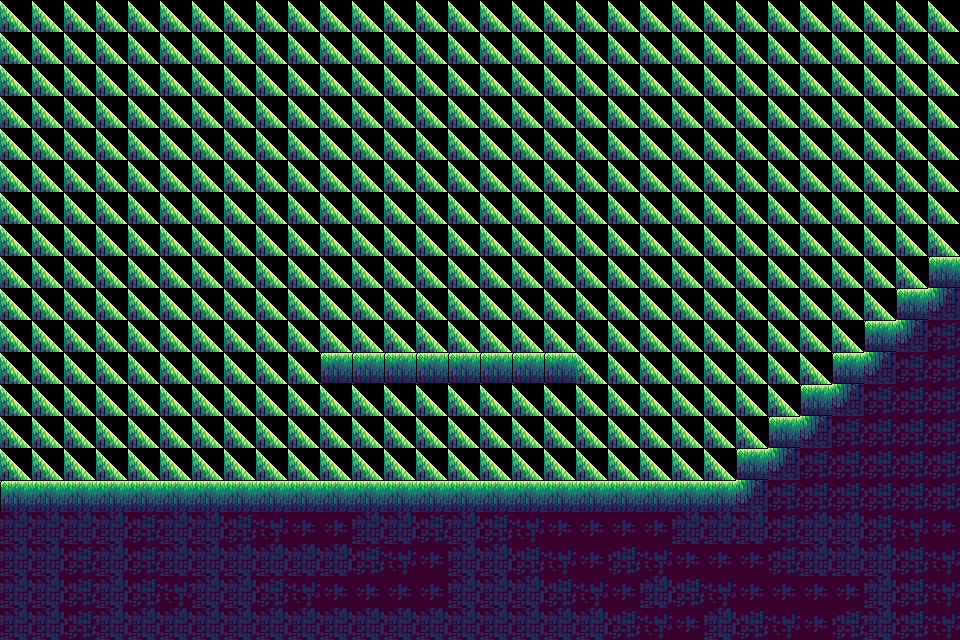

A 2D game scene composited from a Tiled map and its tileset images. What follows is a short description and the map's XML, with every tile layer's data as written:
An orthogonal 30x20 tile map with 32x32 px tiles, 2 tile layers (background, Tile Layer 1).

<map version="1.10" tiledversion="1.11.2" orientation="orthogonal" renderorder="left-up" width="30" height="20" tilewidth="32" tileheight="32" infinite="0" nextlayerid="3" nextobjectid="1">
 <tileset firstgid="1" source="tileset.tsx" />
 <layer id="2" name="background" width="30" height="20">
  <data encoding="csv">
42,42,42,42,42,42,42,42,42,42,42,42,42,42,42,42,42,42,42,42,42,42,42,42,42,42,42,42,42,42,
42,42,42,42,42,42,42,42,42,42,42,42,42,42,42,42,42,42,42,42,42,42,42,42,42,42,42,42,42,42,
42,42,42,42,42,42,42,42,42,42,42,42,42,42,42,42,42,42,42,42,42,42,42,42,42,42,42,42,42,42,
42,42,42,42,42,42,42,42,42,42,42,42,42,42,42,42,42,42,42,42,42,42,42,42,42,42,42,42,42,42,
42,42,42,42,42,42,42,42,42,42,42,42,42,42,42,42,42,42,42,42,42,42,42,42,42,42,42,42,42,42,
42,42,42,42,42,42,42,42,42,42,42,42,42,42,42,42,42,42,42,42,42,42,42,42,42,42,42,42,42,42,
42,42,42,42,42,42,42,42,42,42,42,42,42,42,42,42,42,42,42,42,42,42,42,42,42,42,42,42,42,42,
42,42,42,42,42,42,42,42,42,42,42,42,42,42,42,42,42,42,42,42,42,42,42,42,42,42,42,42,42,42,
42,42,42,42,42,42,42,42,42,42,42,42,42,42,42,42,42,42,42,42,42,42,42,42,42,42,42,42,42,42,
42,42,42,42,42,42,42,42,42,42,42,42,42,42,42,42,42,42,42,42,42,42,42,42,42,42,42,42,42,42,
42,42,42,42,42,42,42,42,42,42,42,42,42,42,42,42,42,42,42,42,42,42,42,42,42,42,42,42,42,42,
42,42,42,42,42,42,42,42,42,42,42,42,42,42,42,42,42,42,42,42,42,42,42,42,42,42,42,42,42,42,
42,42,42,42,42,42,42,42,42,42,42,42,42,42,42,42,42,42,42,42,42,42,42,42,42,42,42,42,42,42,
42,42,42,42,42,42,42,42,42,42,42,42,42,42,42,42,42,42,42,42,42,42,42,42,42,42,42,42,42,42,
42,42,42,42,42,42,42,42,42,42,42,42,42,42,42,42,42,42,42,42,42,42,42,42,42,42,42,42,42,42,
42,42,73,73,42,42,42,42,42,42,42,42,42,42,42,42,42,42,42,42,42,42,42,42,42,42,42,42,42,42,
42,73,73,42,42,42,42,42,42,42,42,42,42,42,42,42,42,42,42,42,42,42,42,42,42,42,42,75,75,75,
42,73,42,42,42,42,42,42,42,42,42,42,42,42,42,42,42,42,42,42,42,42,42,42,42,42,42,75,75,75,
73,73,42,42,42,42,42,42,42,42,42,42,42,42,42,42,42,42,42,42,42,42,42,42,42,42,42,42,75,75,
73,42,42,42,42,42,42,42,42,42,42,42,42,42,42,42,42,42,42,42,42,42,42,42,42,42,42,42,42,42
</data>
 </layer>
 <layer id="1" name="Tile Layer 1" width="30" height="20">
  <data encoding="csv">
0,0,0,0,0,0,0,0,0,0,0,0,0,0,0,0,0,0,0,0,0,0,0,0,0,0,0,0,0,0,
0,0,0,0,0,0,0,0,0,0,0,0,0,0,0,0,0,0,0,0,0,0,0,0,0,0,0,0,0,0,
0,0,0,0,0,0,0,0,0,0,0,0,0,0,0,0,0,0,0,0,0,0,0,0,0,0,0,0,0,0,
0,0,0,0,0,0,0,0,0,0,0,0,0,0,0,0,0,0,0,0,0,0,0,0,0,0,0,0,0,0,
0,0,0,0,0,0,0,0,0,0,0,0,0,0,0,0,0,0,0,0,0,0,0,0,0,0,0,0,0,0,
0,0,0,0,0,0,0,0,0,0,0,0,0,0,0,0,0,0,0,0,0,0,0,0,0,0,0,0,0,0,
0,0,0,0,0,0,0,0,0,0,0,0,0,0,0,0,0,0,0,0,0,0,0,0,0,0,0,0,0,0,
0,0,0,0,0,0,0,0,0,0,0,0,0,0,0,0,0,0,0,0,0,0,0,0,0,0,0,0,0,0,
0,0,0,0,0,0,0,0,0,0,0,0,0,0,0,0,0,0,0,0,0,0,0,0,0,0,0,0,0,6,
0,0,0,0,0,0,0,0,0,0,0,0,0,0,0,0,0,0,0,0,0,0,0,0,0,0,0,0,6,55,
0,0,0,0,0,0,0,0,0,0,0,0,0,0,0,0,0,0,0,0,0,0,0,0,0,0,0,6,55,38,
0,0,0,0,0,0,0,0,0,0,6,6,6,6,6,6,6,6,0,0,0,0,0,0,0,0,6,55,38,38,
0,0,0,0,0,0,0,0,0,0,0,0,0,0,0,0,0,0,0,0,0,0,0,0,0,6,55,38,38,38,
0,0,0,0,0,0,0,0,0,0,0,0,0,0,0,0,0,0,0,0,0,0,0,0,6,55,38,38,38,38,
0,0,0,0,0,0,0,0,0,0,0,0,0,0,0,0,0,0,0,0,0,0,0,6,55,38,38,38,38,38,
1,2,2,2,2,2,2,2,2,2,2,2,2,2,2,2,2,2,2,2,2,2,2,55,38,38,38,38,38,38,
37,37,37,37,38,37,37,38,39,40,40,37,37,38,37,38,39,40,40,40,40,37,37,37,38,37,37,38,39,40,
37,37,38,37,38,37,37,37,37,37,37,38,39,40,37,37,38,39,40,38,39,40,40,40,38,37,37,37,38,39,
37,37,38,37,38,39,37,37,38,39,40,40,40,40,37,37,37,38,39,40,37,38,39,40,40,40,40,37,38,39,
37,37,38,37,37,37,37,37,37,37,37,37,37,37,37,37,37,37,37,38,39,40,37,38,39,40,38,37,38,39
</data>
 </layer>
</map>
